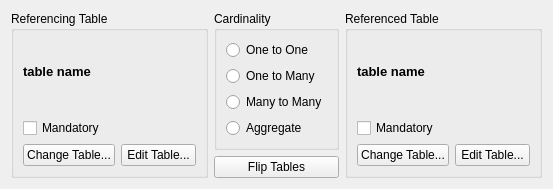
<?xml version="1.0" encoding="UTF-8"?>
<ui version="4.0">
 <class>CRelationshipEditor</class>
 <widget class="QWidget" name="CRelationshipEditor">
  <property name="windowModality">
   <enum>Qt::ApplicationModal</enum>
  </property>
  <property name="geometry">
   <rect>
    <x>0</x>
    <y>0</y>
    <width>515</width>
    <height>166</height>
   </rect>
  </property>
  <property name="windowTitle">
   <string>Relationship Editor</string>
  </property>
  <layout class="QGridLayout" name="gridLayout_3">
   <item row="0" column="0" rowspan="2">
    <widget class="QGroupBox" name="groupBox">
     <property name="title">
      <string>Referencing Table</string>
     </property>
     <layout class="QGridLayout" name="gridLayout">
      <item row="3" column="1">
       <widget class="QPushButton" name="startTableEdit">
        <property name="sizePolicy">
         <sizepolicy hsizetype="Minimum" vsizetype="Fixed">
          <horstretch>0</horstretch>
          <verstretch>0</verstretch>
         </sizepolicy>
        </property>
        <property name="minimumSize">
         <size>
          <width>75</width>
          <height>0</height>
         </size>
        </property>
        <property name="text">
         <string>Edit Table...</string>
        </property>
       </widget>
      </item>
      <item row="0" column="0">
       <widget class="QLabel" name="startTableName">
        <property name="font">
         <font>
          <pointsize>10</pointsize>
          <weight>75</weight>
          <bold>true</bold>
         </font>
        </property>
        <property name="text">
         <string>table name</string>
        </property>
       </widget>
      </item>
      <item row="1" column="0">
       <spacer name="verticalSpacer">
        <property name="orientation">
         <enum>Qt::Vertical</enum>
        </property>
        <property name="sizeType">
         <enum>QSizePolicy::Fixed</enum>
        </property>
        <property name="sizeHint" stdset="0">
         <size>
          <width>20</width>
          <height>10</height>
         </size>
        </property>
       </spacer>
      </item>
      <item row="2" column="0">
       <widget class="QCheckBox" name="starTableMandatory">
        <property name="text">
         <string>Mandatory</string>
        </property>
       </widget>
      </item>
      <item row="3" column="0">
       <widget class="QPushButton" name="startTableChange">
        <property name="text">
         <string>Change Table...</string>
        </property>
       </widget>
      </item>
     </layout>
    </widget>
   </item>
   <item row="0" column="1">
    <widget class="QGroupBox" name="groupBox_2">
     <property name="title">
      <string>Cardinality</string>
     </property>
     <layout class="QVBoxLayout" name="verticalLayout">
      <item>
       <widget class="QRadioButton" name="radioOneOne">
        <property name="text">
         <string>One to One</string>
        </property>
       </widget>
      </item>
      <item>
       <widget class="QRadioButton" name="radioOneMany">
        <property name="text">
         <string>One to Many</string>
        </property>
       </widget>
      </item>
      <item>
       <widget class="QRadioButton" name="radioManyMany">
        <property name="text">
         <string>Many to Many</string>
        </property>
       </widget>
      </item>
      <item>
       <widget class="QRadioButton" name="radioAggregate">
        <property name="text">
         <string>Aggregate</string>
        </property>
       </widget>
      </item>
     </layout>
    </widget>
   </item>
   <item row="0" column="2" rowspan="2">
    <widget class="QGroupBox" name="groupBox_3">
     <property name="title">
      <string>Referenced Table</string>
     </property>
     <layout class="QGridLayout" name="gridLayout_2">
      <item row="3" column="1">
       <widget class="QPushButton" name="endTableEdit">
        <property name="sizePolicy">
         <sizepolicy hsizetype="Minimum" vsizetype="Fixed">
          <horstretch>0</horstretch>
          <verstretch>0</verstretch>
         </sizepolicy>
        </property>
        <property name="minimumSize">
         <size>
          <width>75</width>
          <height>0</height>
         </size>
        </property>
        <property name="text">
         <string>Edit Table...</string>
        </property>
       </widget>
      </item>
      <item row="0" column="0">
       <widget class="QLabel" name="endTableName">
        <property name="font">
         <font>
          <pointsize>10</pointsize>
          <weight>75</weight>
          <bold>true</bold>
         </font>
        </property>
        <property name="text">
         <string>table name</string>
        </property>
       </widget>
      </item>
      <item row="1" column="0">
       <spacer name="verticalSpacer_2">
        <property name="orientation">
         <enum>Qt::Vertical</enum>
        </property>
        <property name="sizeType">
         <enum>QSizePolicy::Fixed</enum>
        </property>
        <property name="sizeHint" stdset="0">
         <size>
          <width>20</width>
          <height>10</height>
         </size>
        </property>
       </spacer>
      </item>
      <item row="2" column="0">
       <widget class="QCheckBox" name="endTableMandatory">
        <property name="text">
         <string>Mandatory</string>
        </property>
       </widget>
      </item>
      <item row="3" column="0">
       <widget class="QPushButton" name="endTableChange">
        <property name="text">
         <string>Change Table...</string>
        </property>
       </widget>
      </item>
     </layout>
    </widget>
   </item>
   <item row="1" column="1">
    <widget class="QPushButton" name="flipTables">
     <property name="text">
      <string>Flip Tables</string>
     </property>
    </widget>
   </item>
  </layout>
 </widget>
 <resources/>
 <connections/>
</ui>
